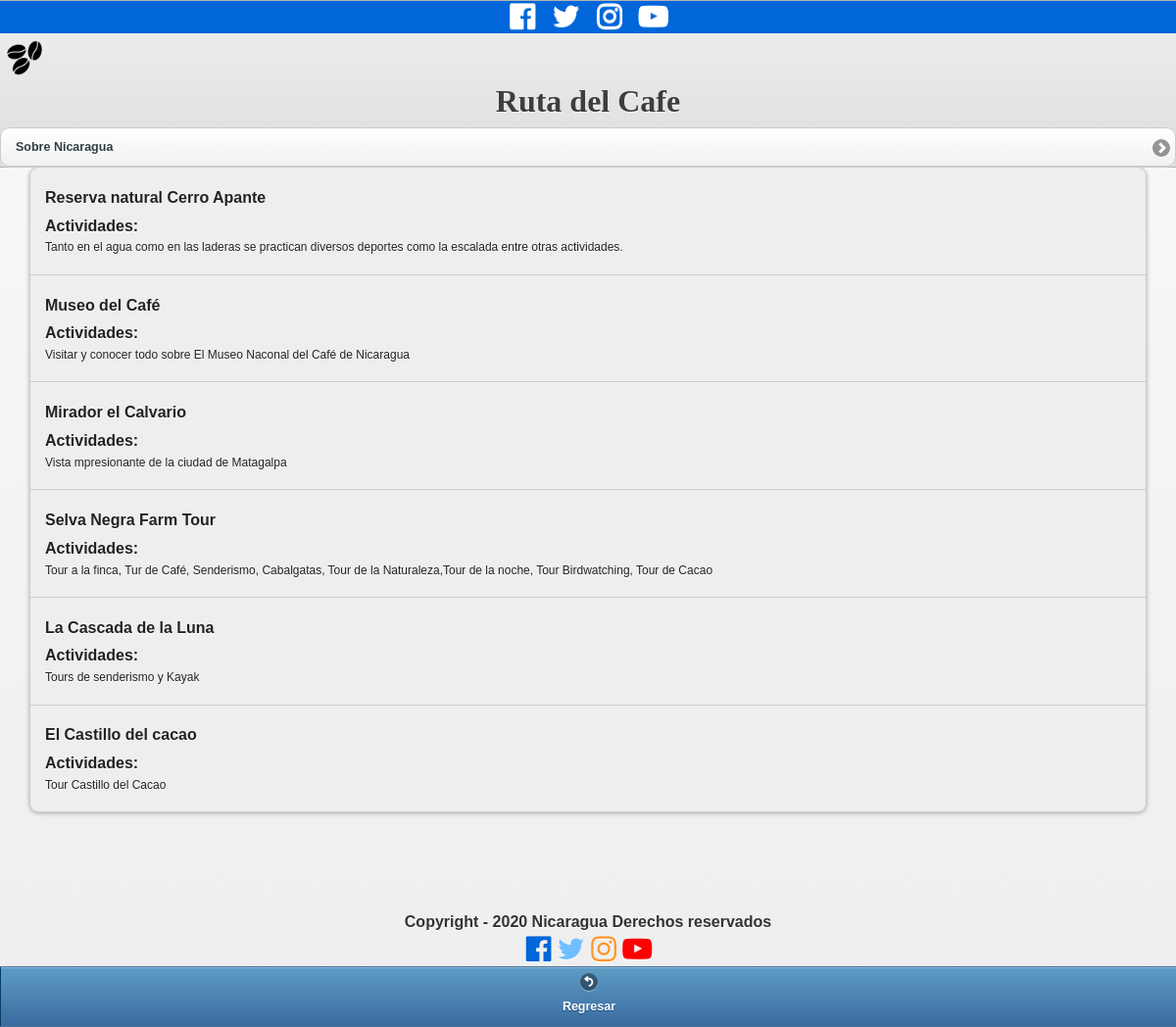
Page /turismo.php?iddepartamento=1 on the committed database.
### tables this page shows
CREATE TABLE `tbl_lugaresturisticos` (
  `idlugarturistico` int(11) NOT NULL auto_increment,
  `idtlugartur` varchar(30) NOT NULL,
  `nombre` varchar(100) NOT NULL,
  `atractivocultural` varchar(200) NOT NULL,
  `iddepartamento` int(11) NOT NULL,
  PRIMARY KEY  (`idlugarturistico`),
  KEY `Ref12` (`iddepartamento`),
  CONSTRAINT `Reftbl_departamentos2` FOREIGN KEY (`iddepartamento`) REFERENCES `tbl_departamentos` (`iddepartamento`)
);

### turismo.php (the view, shortened to what this page needs)
<?php
		include("utils/conexion.php");
		$id = $_GET["iddepartamento"];
    $sql = "SELECT * FROM tbl_lugaresturisticos WHERE iddepartamento=".$id;
    $peticion = mysql_query($sql,$conexion);
?>
<!DOCTYPE html>
<html lang="en">
<head>
    <link rel="stylesheet" href="https://stackpath.bootstrapcdn.com/bootstrap/4.4.1/css/bootstrap.min.css">
    <link rel="stylesheet" href="https://cdnjs.cloudflare.com/ajax/libs/font-awesome/4.7.0/css/font-awesome.min.css">
    <link rel="stylesheet" href="css/myestilo.css">
    <link rel="stylesheet" type="text/css" href="jqm/jquery.mobile-1.2.0.css">
</head>
<body>
     <div data-role="page" data-theme="c" id="p1">
     <div data-role="header" data-theme="c" data-position="fixed">
     <div id="parte_superior">
              <a href="#"><i class="fa fa-facebook-official"></i></a>
              <a href="#"><i class="fa fa-twitter"></i></a>
              <a href="#"><i class="fa fa-instagram"></i></a>
              <a href="#"><i class="fa fa-youtube-play"></i></a>
     </div>
     <div id="menu">
        <div id="icono">
              <img src="img/cafe.png" alt="">
        </div>
      <h2 id="titulo" style="font-weight: bold; font-family: 'Trade Winds', cursive;">Ruta del Cafe</h2>
        <div id="menu_eleccion">
          <nav class="navegacion">
            <ul class="select" data-role="listview" data-inset="true"  data-theme="c">
                <li><a href="sobrenic.html">Sobre Nicaragua</a></li>
            </ul>
          </nav>
        </div>
     </div>
     </div>
     <header>
     <div id="content-departamentos">
     <ul class="" data-role="listview" data-inset="true" data-theme="c">
                <?php
                      while ($fila = mysql_fetch_array($peticion)){
                      echo '
                           <li>
                           <h1>'.utf8_encode($fila["nombre"]).'</h1>
                           <h3>Actividades:</h3>
                           <p>'.utf8_encode($fila["atractivocultural"]).'</p>
                           </li>
                        ';
                      }
	            ?>
     </ul>
     </div>
     </header>
     <footer class="footer">
         <p>Copyright - 2020 Nicaragua Derechos reservados</p>
         <a href="#"><i class="fa fa-facebook-official" style="color:#0066D9"></i></a>
         <a href="#"><i class="fa fa-twitter" style="color:#6FBEFF"></i></a>
         <a href="#"><i class="fa fa-instagram" style="color:#FF952C"></i></a>
         <a href="#"><i class="fa fa-youtube-play" style="color:#FF0000"></i></a>
     </footer>
     <div data-role="footer" data-position="fixed" data-theme="b">
        <div data-role="navbar">
        <ul>
            <li><a href="#" data-rel="back" data-icon="back">Regresar</a></li>
        </ul>
        </div>
    </div>
</body>
</html>

### css/myestilo.css (style rules this page uses)
* { margin: 0; padding: 0; font-family: 'Spartan', sans-serif; }
#parte_superior { background: #0066D9; color: #fff; border-width: 1px; }
#parte_superior { text-align: center; }
#parte_superior a { margin: 5px; }
#parte_superior a i { width: 30px; height: 30px; color: #fff; font-size: 30px; }
#menu #icono img { width: 50px; height: 50px; }
header { width: 95%; margin: 0 auto; }
#titulo { text-align: center; }
.footer { margin-top: 100px; width: 100%; text-align: center; }
.footer p { margin-top: 5px; margin-bottom: 0; font-weight: bold; }
.footer a i { font-size: 30px; margin-left: 2px; color: #fff; }

### rows in the picture
tbl_lugaresturisticos: nombre "Reserva natural Cerro Apante", atractivocultural "Tanto en el agua como en las laderas se practican diversos deportes como la escalada entre otras actividades."
tbl_lugaresturisticos: nombre "Museo del Café", atractivocultural "Visitar y conocer todo sobre El Museo Naconal del Café de Nicaragua"
tbl_lugaresturisticos: nombre "Mirador el Calvario", atractivocultural "Vista mpresionante de la ciudad de Matagalpa"
tbl_lugaresturisticos: nombre "Selva Negra Farm Tour", atractivocultural "Tour a la finca, Tur de Café, Senderismo, Cabalgatas, Tour de la Naturaleza,Tour de la noche, Tour Birdwatching, Tour de Cacao"
tbl_lugaresturisticos: nombre "La Cascada de la Luna", atractivocultural "Tours de senderismo y Kayak"
tbl_lugaresturisticos: nombre "El Castillo del cacao", atractivocultural "Tour Castillo del Cacao"
